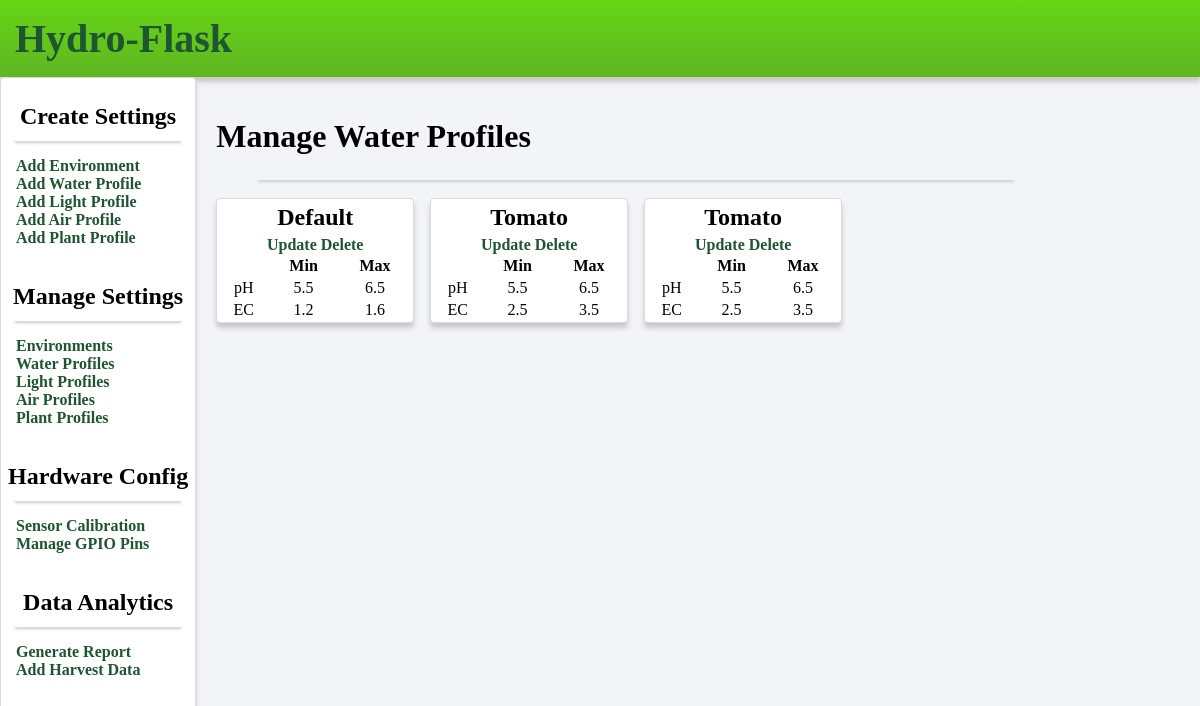
Page /water on the earlier database version.
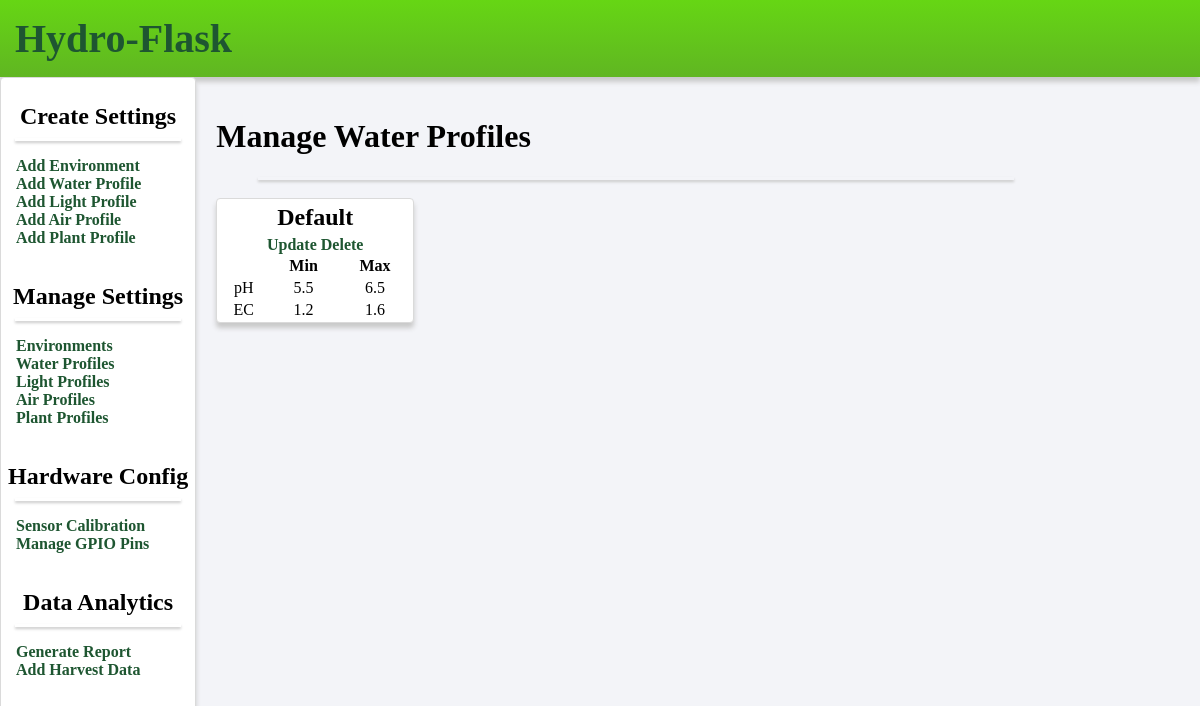
Same page on the later database version.
### models.py (models this page shows, shortened)
class Water(db.Model):
    id = db.Column(db.Integer, primary_key=True)
    name = db.Column(db.String(50), nullable=False)
    min_ph = db.Column(db.Float, default=5.5)
    max_ph = db.Column(db.Float, default=6.5)
    min_ec = db.Column(db.Float, default=1.2)
    max_ec = db.Column(db.Float, default=1.6)
    enviros = db.relationship('Enviro', backref='water', lazy=True)

### views.py (the view)
@app.route('/water')
def list_water_profile():
    waters = Water.query.all()
    return render_template('index_water.html', waters=waters)

### templates/index_water.html
{% extends 'layout.html' %}
{% block body %}
<div class="content">
    <h1>Manage Water Profiles</h1>
    <hr class="line">
    <div class = "container">
        {% for water in waters %}
            <div class = "water">
                <h2>{{ water.name }}</h2>
                <a href="/update_water/{{water.id}}">Update</a>
                <a href="/delete_water/{{water.id}}">Delete</a>
                <table width = "100%">
                    <tr>
                        <th></th>
                        <th>Min</th>
                        <th>Max</th>
                    </tr>
                    <tr>
                        <td>pH</td>
                        <td>{{ water.min_ph }}</td>
                        <td>{{ water.max_ph }}</td>
                    </tr>
                    <tr>
                        <td>EC</td>
                        <td>{{ water.min_ec }}</td>
                        <td>{{ water.max_ec }}</td>
                    </tr>
                </table>
            </div>
        {% endfor %}
    </div>
</div>
{% endblock %}

### templates/layout.html (shortened to what this page needs)
<!DOCTYPE html>
<html lang="en">
<head>
    <link rel = "stylesheet" href = "{{ url_for('static', filename='css/main.css') }}">
</head>
<body>
        <div class="header">
            <h1 class = "title"><a href="/">Hydro-Flask</a></h1>
        </div>
        <div class = "left-col">
            <br />
            <h2 class="nav_title">Create Settings</h2>
            <hr class="line">
            <ul>
                <li><a href = "/add_enviro">Add Environment</a></li>
                <li><a href = "/add_water">Add Water Profile</a></li>
                <li><a href = "/add_light">Add Light Profile</a></li>
                <li><a href = "/add_air">Add Air Profile</a></li>
                <li><a href = "/add_plant">Add Plant Profile</a></li>
            </ul>
            <br />
            <h2 class="nav_title">Manage Settings</h2>
            <hr class="line">
            <ul>
                <li><a href = "/enviro">Environments</a></li>
                <li><a href = "/water">Water Profiles</a></li>
                <li><a href = "/light">Light Profiles</a></li>
                <li><a href = "/air">Air Profiles</a></li>
                <li><a href = "/plant">Plant Profiles</a></li>
            </ul>
            <br />
            <h2 class="nav_title">Hardware Config</h2>
            <hr class="line">
            <ul>
                <li><a href="/sensors">Sensor Calibration</a></li>
                <li><a href="/pins">Manage GPIO Pins</a></li>
            </ul>
            <br />
            <h2 class="nav_title">Data Analytics</h2>
            <hr class = "line">
            <ul>
                <li><a href = "#">Generate Report</a></li>
                <li><a href = "#">Add Harvest Data</a></li>
            </ul>
        </div>
    {% block body %}
    {% endblock %}
</body>
</html>

### static/css/main.css (style rules this page uses)
body { background-color: #f3f4f8; margin: 0; }
a { text-decoration: none; color: #1E5631; font-weight: bold; }
ul { list-style: none; padding-left: 10px; }
.left-col { float:left; clear:none; height: 100%; background-color: #fff; padding:5px; box-shadow: 0px 5px 5px #c9c9c9; border:1px solid #dadada; border-radius: 4px; min-height:800px; }
.content { width: 70%; margin: 20px; float:left; }
.header { background: rgb(96,182,34); background: linear-gradient(0deg, rgba(96,182,34,1) 0%, rgba(102,214,20,1) 100%); display: block; padding: 5px; height: 100%; box-shadow: 0px 5px 5px #c9c9c9; }
.container { display:grid; grid-template-columns: 1fr 1fr 1fr 1fr; gap: 1em; }
.water, .plant, .light, .air, .pin { background-color: #fff; text-align: center; box-shadow: 0px 5px 5px #c9c9c9; border:1px solid #dadada; border-radius: 4px; height: max-content; margin-top:10px; }
.line { height: 3px; border: none; box-shadow: 0px 2px 3px #c9c9c9; width: 90%; }
h1.title { color: #3f6f35; font-size: 2.5em; padding: 0; margin: 10px; }
h2 { text-align: center; margin:5px; }
.nav_title { margin:2px; }

Differences in the rows shown:
removed Water: name "Tomato", min_ph "5.5", max_ph "6.5", min_ec "2.5", max_ec "3.5"
removed Water: name "Tomato", min_ph "5.5", max_ph "6.5", min_ec "2.5", max_ec "3.5"
